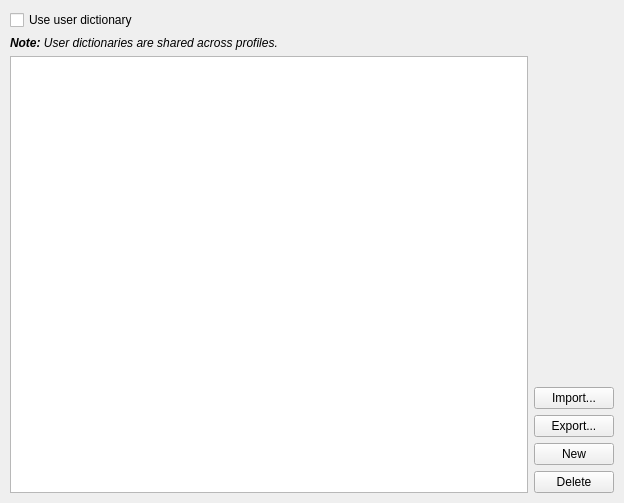
         <widget class="QWidget" name="dictionaryTabScrollContents">
          <property name="geometry">
           <rect>
            <x>0</x>
            <y>0</y>
            <width>624</width>
            <height>503</height>
           </rect>
          </property>
          <layout class="QVBoxLayout" name="dictionaryTabScrollContentsLayout">
           <property name="leftMargin">
            <number>10</number>
           </property>
           <property name="topMargin">
            <number>10</number>
           </property>
           <property name="rightMargin">
            <number>10</number>
           </property>
           <property name="bottomMargin">
            <number>10</number>
           </property>
           <item>
            <widget class="QCheckBox" name="useUserDict">
             <property name="text">
              <string>Use user dictionary</string>
             </property>
            </widget>
           </item>
           <item>
            <widget class="QLabel" name="userDictNote">
             <property name="font">
              <font>
               <italic>true</italic>
              </font>
             </property>
             <property name="text">
              <string>&lt;html&gt;&lt;head/&gt;&lt;body&gt;&lt;p&gt;&lt;span style=&quot; font-weight:700;&quot;&gt;Note:&lt;/span&gt; User dictionaries are shared across profiles.&lt;/p&gt;&lt;/body&gt;&lt;/html&gt;</string>
             </property>
            </widget>
           </item>
           <item>
            <layout class="QHBoxLayout" name="userDictManageGrid">
             <item>
              <widget class="QTableView" name="userDictViewer">
               <property name="selectionBehavior">
                <enum>QAbstractItemView::SelectionBehavior::SelectRows</enum>
               </property>
               <property name="alternatingRowColors">
                <bool>true</bool>
               </property>
              </widget>
             </item>
             <item>
              <layout class="QVBoxLayout" name="userDictActionsGrid">
               <item>
                <spacer name="userDictActionSpacer">
                 <property name="orientation">
                  <enum>Qt::Orientation::Vertical</enum>
                 </property>
                 <property name="sizeHint" stdset="0">
                  <size>
                   <width>20</width>
                   <height>40</height>
                  </size>
                 </property>
                </spacer>
               </item>
               <item>
                <widget class="QPushButton" name="userDictImport">
                 <property name="text">
                  <string>Import...</string>
                 </property>
                </widget>
               </item>
               <item>
                <widget class="QPushButton" name="userDictExport">
                 <property name="text">
                  <string>Export...</string>
                 </property>
                </widget>
               </item>
               <item>
                <widget class="QPushButton" name="userDictNewEntry">
                 <property name="text">
                  <string>New</string>
                 </property>
                 <property name="icon">
                  <iconset theme="QIcon::ThemeIcon::ListAdd"/>
                 </property>
                </widget>
               </item>
               <item>
                <widget class="QPushButton" name="userDictDeleteEntry">
                 <property name="text">
                  <string>Delete</string>
                 </property>
                 <property name="icon">
                  <iconset theme="QIcon::ThemeIcon::EditDelete"/>
                 </property>
                </widget>
               </item>
              </layout>
             </item>
            </layout>
           </item>
          </layout>
         </widget>
